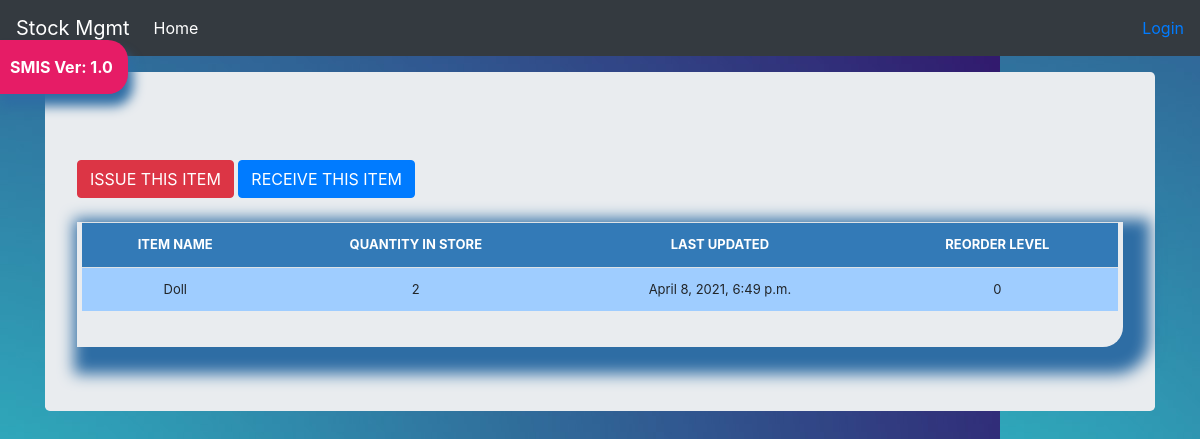
Page /stock_detail/11/ on the committed database.
### stockmgmgt/models.py (models this page shows, shortened)
class Stock(models.Model):
    category = models.ForeignKey(Category, on_delete=models.CASCADE,blank=True)
    item_name = models.CharField(max_length=50, blank=True, null=True)
    quantity = models.IntegerField(default='0', blank=True, null=True)
    receive_quantity = models.IntegerField(default='0', blank=True, null=True)
    receive_by = models.CharField(max_length=50, blank=True, null=True)
    issue_quantity = models.IntegerField(default='0', blank=True, null=True)
    issue_by = models.CharField(max_length=50, blank=True, null=True)
    issue_to = models.CharField(max_length=50, blank=True, null=True)
    phone_number = models.CharField(max_length=50, blank=True, null=True)
    created_by = models.CharField(max_length=50, blank=True, null=True)
    reorder_level = models.IntegerField(default='0', blank=True, null=True)
    last_updated = models.DateTimeField(auto_now_add=False, auto_now=True)
    timestamp = models.DateTimeField(auto_now_add=True, auto_now=False)

### stockmgmgt/views.py (the view)
# urls.py: path('stock_detail/<str:pk>/', views.stock_detail, name="stock_detail"),
def stock_detail(request, pk):
	queryset = Stock.objects.get(id=pk)
	context = {
		"title": queryset.item_name,
		"queryset": queryset,
	}
	return render(request, "stock_detail.html", context)

### stockmgmgt/templates/stock_detail.html (shortened to what this page needs)
{% load static %}
{% include 'navbar.html' %}
{% load crispy_forms_tags %}
<!DOCTYPE html>
 <head>
        <link href="{% static 'js/jquery-ui-1.12.1.custom/jquery-ui.min.css' %}" rel="stylesheet">
    <link href="{% static 'js/jquery-ui-1.12.1.custom/jquery-ui.structure.min.css' %}" rel="stylesheet">
    <link href="{% static 'js/jquery-ui-1.12.1.custom/jquery-ui.theme.min.css' %}" rel="stylesheet">
      <link href="{% static 'css/stylesheet.css' %}" rel="stylesheet"/>
      <link href="{% static 'css/bootstrap.min.css' %}" rel="stylesheet"/>
      <link href="{% static 'css/navbar-top-fixed.css' %}" rel="stylesheet">
  </head>
  <body>
    <main role="main" class="container">
      <div class="jumbotron">
          <br>
           <a href="{% url 'issue_items' queryset.id %}"><div class='btn btn-danger'>ISSUE THIS ITEM</div></a>
            <a href="{% url 'receive_items' queryset.id %}"><div class='btn btn-primary'>RECEIVE THIS ITEM</div></a>
        <br><br>
        <div class="display_table">
          <table class='table'>
                  <tr>
                    <th>ITEM NAME</th>
                    <th>QUANTITY IN STORE</th>
                    <th>LAST UPDATED</th>
                    <th>REORDER LEVEL</th>
                  </tr>
                  <tr>
                    <td>{{queryset.item_name}}</td>
                    <td>{{queryset.quantity}}</td>
                    <td>{{queryset.last_updated}}</td>
                    <td>{{queryset.reorder_level}}</td>
                  </tr>
          </table>
        </div>
      </div>
    </main>
</body>
</html>

### stockmgmgt/static/css/stylesheet.css (style rules this page uses)
body { background-color: #9fcdff; background-image: url("../img/bg.jpg"); }
.table { font-size: 13px; text-align: center; width: 95%; margin: auto; text-align: center; }
.table tr:nth-child(odd) { background: #9fcdff }
.table tr:nth-child(even) { background: #9fcdff }
th { background-color: #337ab7; color: white; }
.display_table { border-bottom-right-radius: 20px; padding-left: 5px; padding-right: 5px; padding-bottom: 20px; box-shadow: 12px 12px 15px 15px #2e6da4; }

### stockmgmgt/static/css/navbar-top-fixed.css (style rules this page uses)
body { min-height: 75rem; padding-top: 4.5rem; }

### rows in the picture
Stock: item_name "Doll", quantity "2", last_updated "April 8, 2021, 6:49 p.m.", reorder_level "0"
